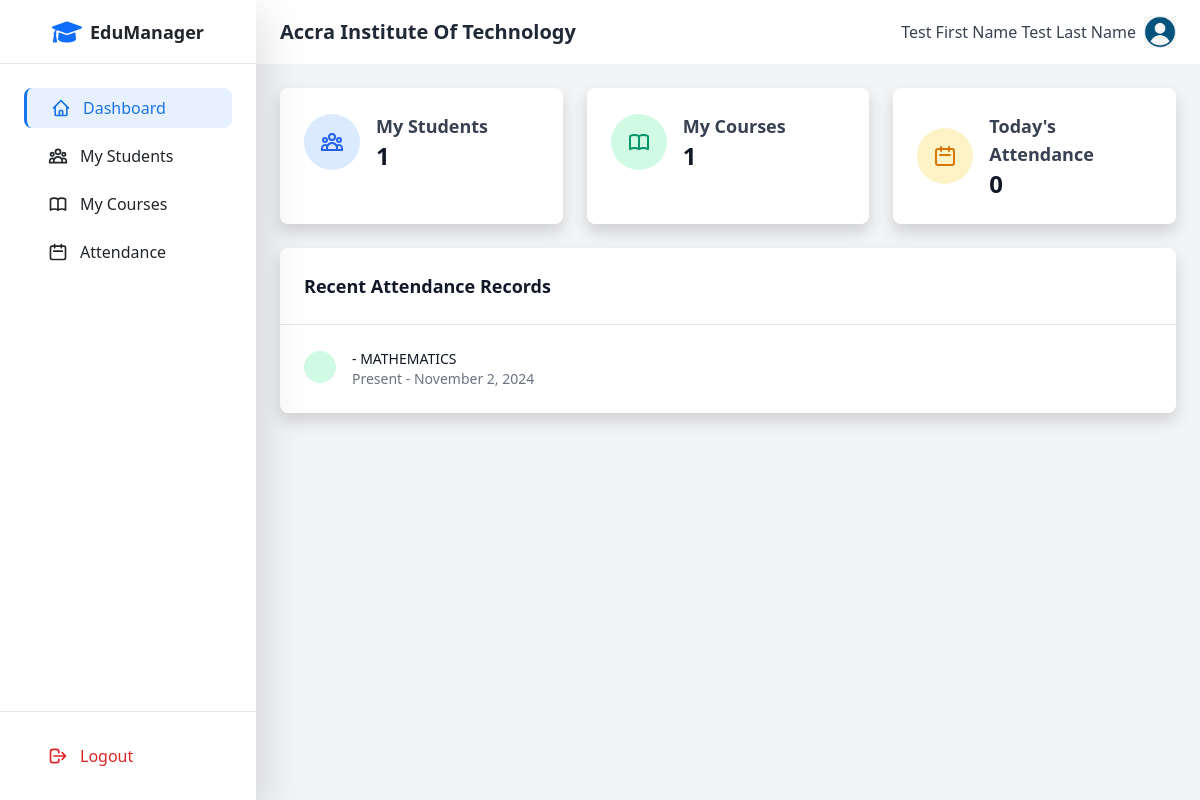
The page /dashboard/ (signed in) on the database as committed earlier.
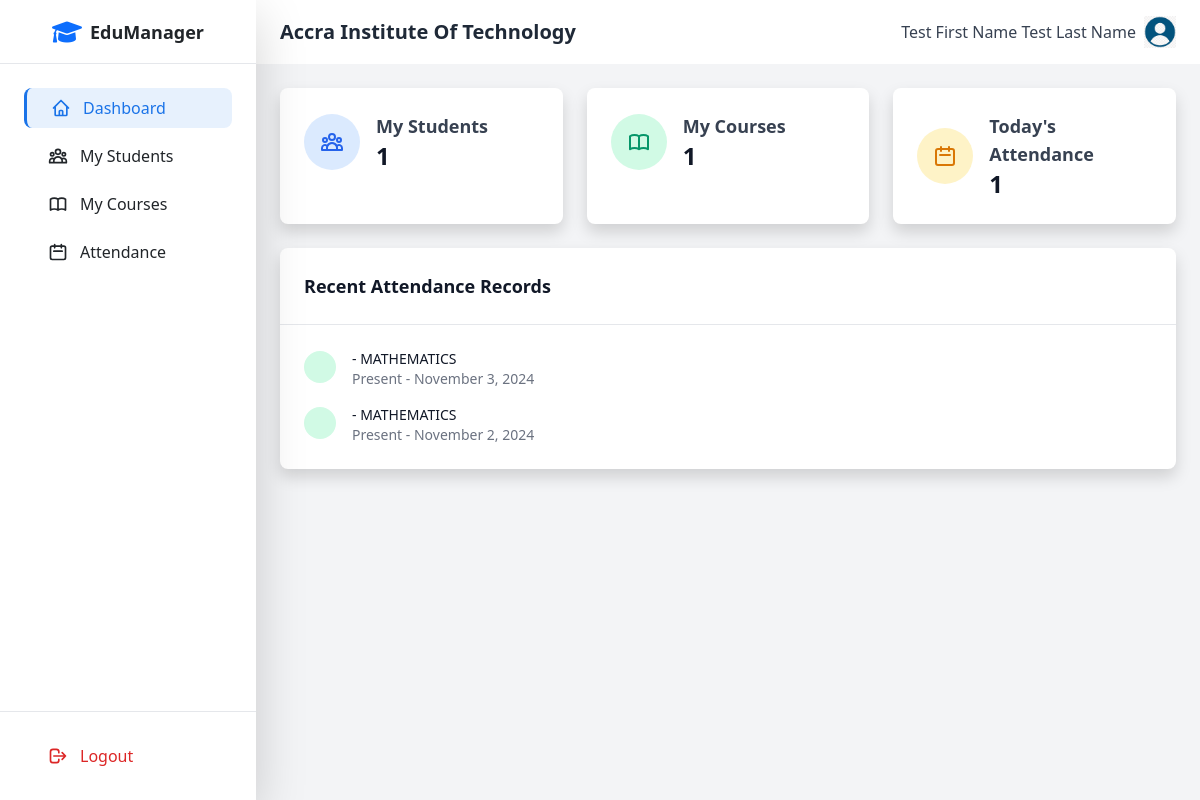
The same page on the database as committed later.
### core/models.py (models this page shows)
class Attendance(models.Model):
    ATTENDANCE_STATUS = (
        ('present', 'Present'),
        ('absent', 'Absent'),
    )
    course = models.ForeignKey(Course, on_delete=models.CASCADE, related_name='attendances')
    student = models.ForeignKey(Student, on_delete=models.CASCADE, related_name='attendances')
    date = models.DateField()
    status = models.CharField(max_length=10, choices=ATTENDANCE_STATUS)
    marked_by = models.ForeignKey(User, on_delete=models.SET_NULL, null=True, related_name='marked_attendances')
    created_at = models.DateTimeField(auto_now_add=True)
    updated_at = models.DateTimeField(auto_now=True)
    class Meta:
        unique_together = ['course', 'student', 'date']

class Course(models.Model):
    name = models.CharField(max_length=100)
    description = models.TextField()
    credits = models.IntegerField(default=3)
    school = models.ForeignKey(School, on_delete=models.CASCADE, related_name='courses')
    teacher = models.ForeignKey(User, on_delete=models.SET_NULL, null=True, related_name='courses')
    created_at = models.DateTimeField(auto_now_add=True)
    updated_at = models.DateTimeField(auto_now=True)

### core/views.py (the view)
# urls.py: path('dashboard/', DashboardView.as_view(), name='dashboard'),
class DashboardView(LoginRequiredMixin, TemplateView):
    template_name = 'dashboard/home.html'
    def get_template_names(self):
        if self.request.user.role == 'admin':
            return ['dashboard/admin/home.html']
        return ['dashboard/teacher/home.html']
    def get_context_data(self, **kwargs):
        context = super().get_context_data(**kwargs)
        user = self.request.user
        if user.role == 'admin':
            school = user.school
            context['total_students'] = Student.objects.filter(school=school).count()
            context['total_teachers'] = User.objects.filter(
                school=school,
                role='teacher'
            ).count()
            context['total_courses'] = Course.objects.filter(school=school).count()
            recent_teachers = User.objects.filter(
                school=school,
                role='teacher'
            ).order_by('-date_joined').values(
                'first_name', 'last_name', 'date_joined', 'email'
            )[:5]
            recent_courses = Course.objects.filter(
                school=school
            ).order_by('-created_at').values(
                'name', 'created_at', 'teacher__first_name', 'teacher__last_name'
            )[:5]
            recent_students = Student.objects.filter(
                school=school
            ).order_by('-created_at').values(
                'first_name', 'last_name', 'created_at', 'email'
            )[:5]
            activities = []
            for teacher in recent_teachers:
                activities.append({
                    'type': 'teacher',
                    'description': f"New teacher {teacher['first_name']} {teacher['last_name']} ({teacher['email']}) joined",
                    'timestamp': teacher['date_joined'],
                    'user': {
                        'get_initials': f"{teacher['first_name'][0]}{teacher['last_name'][0]}",
                        'get_full_name': f"{teacher['first_name']} {teacher['last_name']}"
                    }
                })
            for course in recent_courses:
                teacher_name = (f"{course['teacher__first_name']} {course['teacher__last_name']}"
                              if course['teacher__first_name'] and course['teacher__last_name']
                              else "Unassigned")
                activities.append({
                    'type': 'course',
                    'description': f"New course {course['name']} was created and assigned to {teacher_name}",
                    'timestamp': course['created_at'],
                    'user': {
                        'get_initials': 'C',
                        'get_full_name': course['name']
                    }
                })
            for student in recent_students:
                activities.append({
                    'type': 'student',
                    'description': f"New student {student['first_name']} {student['last_name']} ({student['email']}) was enrolled",
                    'timestamp': student['created_at'],
                    'user': {
                        'get_initials': f"{student['first_name'][0]}{student['last_name'][0]}",
                        'get_full_name': f"{student['first_name']} {student['last_name']}"
                    }
                })
            activities.sort(key=lambda x: x['timestamp'], reverse=True)
            context['recent_activities'] = activities[:10]
        else:
            today = timezone.now().date()
            teacher_courses = Course.objects.filter(teacher=user)
            teacher_students = Student.objects.filter(
                courses__in=teacher_courses
            ).distinct()
            context['my_students_count'] = teacher_students.count()
            context['my_courses_count'] = teacher_courses.count()
            context['todays_attendance_count'] = Attendance.objects.filter(
                course__in=teacher_courses,
                date=today
            ).count()
            context['recent_attendance'] = Attendance.objects.filter(
                course__in=teacher_courses
            ).select_related('student', 'course').order_by('-date')[:10]
        return context

### core/models.py (called while the page is built)
    def get_full_name(self):
        return f'{self.first_name} {self.last_name}'

### core/templates/dashboard/teacher/home.html (shortened to what the changed rows need)
{% extends 'base/base.html' %}
{% load static %}
{% block content %}
    <div class="flex-1 flex flex-col overflow-hidden">
        <main class="flex-1 overflow-y-auto bg-gray-100 p-6">
            <div class="grid grid-cols-1 md:grid-cols-3 gap-6 mb-6">
                <div class="bg-white rounded-lg shadow p-6">
                    <div class="flex items-center">
                        <div class="ml-4">
                            <h3 class="text-lg font-semibold text-gray-700">Today's Attendance</h3>
                            <p class="text-2xl font-bold text-gray-900">{{ todays_attendance_count }}</p>
                        </div>
                    </div>
                </div>
            </div>
            <div class="bg-white rounded-lg shadow">
                <div class="p-6">
                    {% if recent_attendance %}
                        <div class="space-y-4">
                            {% for record in recent_attendance %}
                            <div class="flex items-start">
                                <div class="flex-shrink-0">
                                    <span class="inline-flex items-center justify-center h-8 w-8 rounded-full {% if record.status == 'present' %}bg-green-100{% else %}bg-red-100{% endif %}">
                                    </span>
                                </div>
                                <div class="ml-4">
                                    <p class="text-sm font-medium text-gray-900">
                                        {{ record.student.full_name }} - {{ record.course.name }}
                                    </p>
                                    <p class="text-sm text-gray-500">
                                        {{ record.status|title }} - {{ record.date|date:"F j, Y" }}
                                    </p>
                                </div>
                            </div>
                            {% endfor %}
                        </div>
                    {% else %}
                        <p class="text-gray-500">No recent attendance records</p>
                    {% endif %}
                </div>
            </div>
        </main>
    </div>
{% endblock %}

Rows that differ between the two databases and show on the page:
added Attendance: course.name "MATHEMATICS", status "Present", date "November 3, 2024"
Other text that changed with them:
{{ todays_attendance_count }}: "0" → "1"
